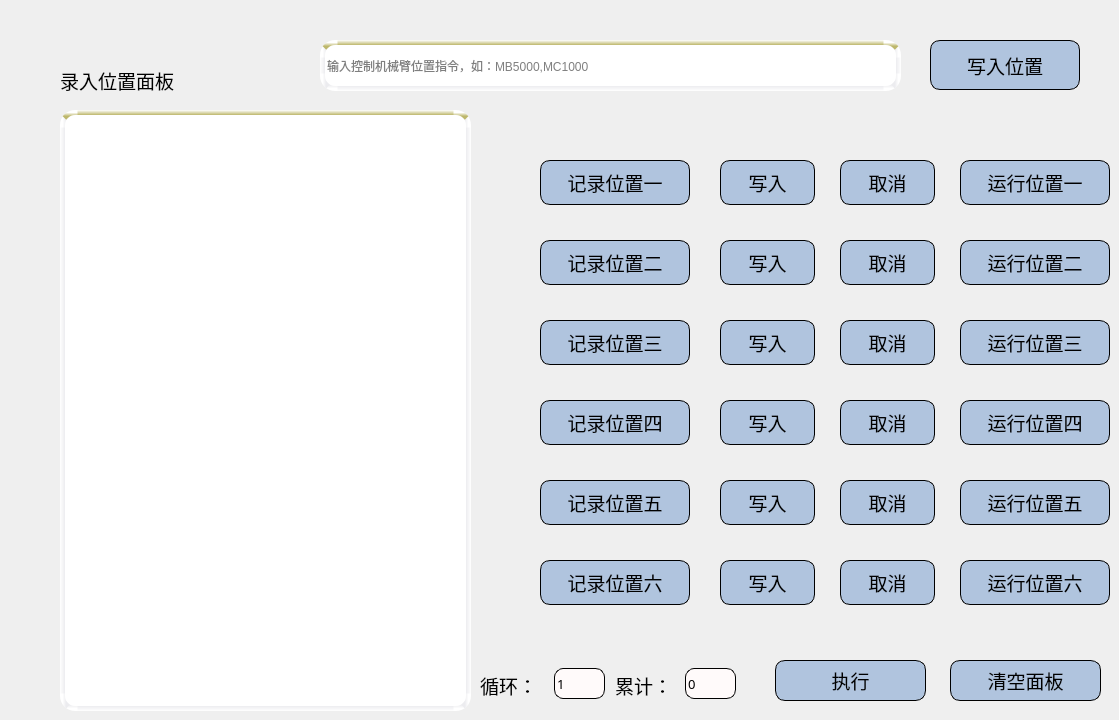
    <widget class="QWidget" name="tabWidgetPage2">
     <attribute name="title">
      <string>位置记录</string>
     </attribute>
     <widget class="QLineEdit" name="lineEdit_10">
      <property name="geometry">
       <rect>
        <x>320</x>
        <y>40</y>
        <width>581</width>
        <height>51</height>
       </rect>
      </property>
      <property name="styleSheet">
       <string notr="true">background-color:#FFFAFA;
border-radius:15px;
border:1px solid;
border-top: 5px solid qlineargradient(y0:0, y1:1,stop: 0 #BDB76B, stop: 1 white);
border-left: 5px solid qlineargradient(x0:0, x1:1,stop: 0 #ececef, stop: 1 white);
 border-bottom: 5px solid qlineargradient(y0:0, y1:1,stop: 0 white, stop: 1  #ececef);
border-right: 5px solid qlineargradient(x0:0, x1:1,stop:  0 white, stop: 1 #ececef);
background-color: rgb(255,255,255);</string>
      </property>
      <property name="placeholderText">
       <string>输入控制机械臂位置指令，如：MB5000,MC1000</string>
      </property>
     </widget>
     <widget class="QPushButton" name="pushButton_29">
      <property name="geometry">
       <rect>
        <x>540</x>
        <y>160</y>
        <width>150</width>
        <height>45</height>
       </rect>
      </property>
      <property name="font">
       <font>
        <family>Adobe Heiti Std</family>
        <pointsize>14</pointsize>
       </font>
      </property>
      <property name="styleSheet">
       <string notr="true">background-color:#B0C4DE;
border-radius:10px;
border:1px solid</string>
      </property>
      <property name="text">
       <string>记录位置一</string>
      </property>
     </widget>
     <widget class="QPushButton" name="pushButton_30">
      <property name="geometry">
       <rect>
        <x>540</x>
        <y>240</y>
        <width>150</width>
        <height>45</height>
       </rect>
      </property>
      <property name="font">
       <font>
        <family>Adobe Heiti Std</family>
        <pointsize>14</pointsize>
       </font>
      </property>
      <property name="styleSheet">
       <string notr="true">background-color:#B0C4DE;
border-radius:10px;
border:1px solid</string>
      </property>
      <property name="text">
       <string>记录位置二</string>
      </property>
     </widget>
     <widget class="QPushButton" name="pushButton_31">
      <property name="geometry">
       <rect>
        <x>540</x>
        <y>320</y>
        <width>150</width>
        <height>45</height>
       </rect>
      </property>
      <property name="font">
       <font>
        <family>Adobe Heiti Std</family>
        <pointsize>14</pointsize>
       </font>
      </property>
      <property name="styleSheet">
       <string notr="true">background-color:#B0C4DE;
border-radius:10px;
border:1px solid</string>
      </property>
      <property name="text">
       <string>记录位置三</string>
      </property>
     </widget>
     <widget class="QPushButton" name="pushButton_32">
      <property name="geometry">
       <rect>
        <x>540</x>
        <y>400</y>
        <width>150</width>
        <height>45</height>
       </rect>
      </property>
      <property name="font">
       <font>
        <family>Adobe Heiti Std</family>
        <pointsize>14</pointsize>
       </font>
      </property>
      <property name="styleSheet">
       <string notr="true">background-color:#B0C4DE;
border-radius:10px;
border:1px solid</string>
      </property>
      <property name="text">
       <string>记录位置四</string>
      </property>
     </widget>
     <widget class="QPushButton" name="pushButton_33">
      <property name="geometry">
       <rect>
        <x>540</x>
        <y>480</y>
        <width>150</width>
        <height>45</height>
       </rect>
      </property>
      <property name="font">
       <font>
        <family>Adobe Heiti Std</family>
        <pointsize>14</pointsize>
       </font>
      </property>
      <property name="styleSheet">
       <string notr="true">background-color:#B0C4DE;
border-radius:10px;
border:1px solid</string>
      </property>
      <property name="text">
       <string>记录位置五</string>
      </property>
     </widget>
     <widget class="QPushButton" name="pushButton_34">
      <property name="geometry">
       <rect>
        <x>540</x>
        <y>560</y>
        <width>150</width>
        <height>45</height>
       </rect>
      </property>
      <property name="font">
       <font>
        <family>Adobe Heiti Std</family>
        <pointsize>14</pointsize>
       </font>
      </property>
      <property name="styleSheet">
       <string notr="true">background-color:#B0C4DE;
border-radius:10px;
border:1px solid</string>
      </property>
      <property name="text">
       <string>记录位置六</string>
      </property>
     </widget>
     <widget class="QPushButton" name="pushButton_35">
      <property name="geometry">
       <rect>
        <x>840</x>
        <y>160</y>
        <width>95</width>
        <height>45</height>
       </rect>
      </property>
      <property name="font">
       <font>
        <family>Adobe Heiti Std</family>
        <pointsize>14</pointsize>
       </font>
      </property>
      <property name="styleSheet">
       <string notr="true">background-color:#B0C4DE;
border-radius:10px;
border:1px solid</string>
      </property>
      <property name="text">
       <string>取消</string>
      </property>
     </widget>
     <widget class="QPushButton" name="pushButton_36">
      <property name="geometry">
       <rect>
        <x>840</x>
        <y>240</y>
        <width>95</width>
        <height>45</height>
       </rect>
      </property>
      <property name="font">
       <font>
        <family>Adobe Heiti Std</family>
        <pointsize>14</pointsize>
       </font>
      </property>
      <property name="styleSheet">
       <string notr="true">background-color:#B0C4DE;
border-radius:10px;
border:1px solid</string>
      </property>
      <property name="text">
       <string>取消</string>
      </property>
     </widget>
     <widget class="QPushButton" name="pushButton_37">
      <property name="geometry">
       <rect>
        <x>840</x>
        <y>320</y>
        <width>95</width>
        <height>45</height>
       </rect>
      </property>
      <property name="font">
       <font>
        <family>Adobe Heiti Std</family>
        <pointsize>14</pointsize>
       </font>
      </property>
      <property name="styleSheet">
       <string notr="true">background-color:#B0C4DE;
border-radius:10px;
border:1px solid</string>
      </property>
      <property name="text">
       <string>取消</string>
      </property>
     </widget>
     <widget class="QPushButton" name="pushButton_38">
      <property name="geometry">
       <rect>
        <x>840</x>
        <y>400</y>
        <width>95</width>
        <height>45</height>
       </rect>
      </property>
      <property name="font">
       <font>
        <family>Adobe Heiti Std</family>
        <pointsize>14</pointsize>
       </font>
      </property>
      <property name="styleSheet">
       <string notr="true">background-color:#B0C4DE;
border-radius:10px;
border:1px solid</string>
      </property>
      <property name="text">
       <string>取消</string>
      </property>
     </widget>
     <widget class="QPushButton" name="pushButton_39">
      <property name="geometry">
       <rect>
        <x>840</x>
        <y>480</y>
        <width>95</width>
        <height>45</height>
       </rect>
      </property>
      <property name="font">
       <font>
        <family>Adobe Heiti Std</family>
        <pointsize>14</pointsize>
       </font>
      </property>
      <property name="styleSheet">
       <string notr="true">background-color:#B0C4DE;
border-radius:10px;
border:1px solid</string>
      </property>
      <property name="text">
       <string>取消</string>
      </property>
     </widget>
     <widget class="QPushButton" name="pushButton_40">
      <property name="geometry">
       <rect>
        <x>840</x>
        <y>560</y>
        <width>95</width>
        <height>45</height>
       </rect>
      </property>
      <property name="font">
       <font>
        <family>Adobe Heiti Std</family>
        <pointsize>14</pointsize>
       </font>
      </property>
      <property name="styleSheet">
       <string notr="true">background-color:#B0C4DE;
border-radius:10px;
border:1px solid</string>
      </property>
      <property name="text">
       <string>取消</string>
      </property>
     </widget>
     <widget class="QPushButton" name="pushButton_41">
      <property name="geometry">
       <rect>
        <x>960</x>
        <y>160</y>
        <width>150</width>
        <height>45</height>
       </rect>
      </property>
      <property name="font">
       <font>
        <family>Adobe Heiti Std</family>
        <pointsize>14</pointsize>
       </font>
      </property>
      <property name="styleSheet">
       <string notr="true">background-color:#B0C4DE;
border-radius:10px;
border:1px solid</string>
      </property>
      <property name="text">
       <string>运行位置一</string>
      </property>
     </widget>
     <widget class="QPushButton" name="pushButton_42">
      <property name="geometry">
       <rect>
        <x>960</x>
        <y>240</y>
        <width>150</width>
        <height>45</height>
       </rect>
      </property>
      <property name="font">
       <font>
        <family>Adobe Heiti Std</family>
        <pointsize>14</pointsize>
       </font>
      </property>
      <property name="styleSheet">
       <string notr="true">background-color:#B0C4DE;
border-radius:10px;
border:1px solid</string>
      </property>
      <property name="text">
       <string>运行位置二</string>
      </property>
     </widget>
     <widget class="QPushButton" name="pushButton_43">
      <property name="geometry">
       <rect>
        <x>960</x>
        <y>320</y>
        <width>150</width>
        <height>45</height>
       </rect>
      </property>
      <property name="font">
       <font>
        <family>Adobe Heiti Std</family>
        <pointsize>14</pointsize>
       </font>
      </property>
      <property name="styleSheet">
       <string notr="true">background-color:#B0C4DE;
border-radius:10px;
border:1px solid</string>
      </property>
      <property name="text">
       <string>运行位置三</string>
      </property>
     </widget>
     <widget class="QPushButton" name="pushButton_44">
      <property name="geometry">
       <rect>
        <x>960</x>
        <y>400</y>
        <width>150</width>
        <height>45</height>
       </rect>
      </property>
      <property name="font">
       <font>
        <family>Adobe Heiti Std</family>
        <pointsize>14</pointsize>
       </font>
      </property>
      <property name="styleSheet">
       <string notr="true">background-color:#B0C4DE;
border-radius:10px;
border:1px solid</string>
      </property>
      <property name="text">
       <string>运行位置四</string>
      </property>
     </widget>
     <widget class="QPushButton" name="pushButton_45">
      <property name="geometry">
       <rect>
        <x>960</x>
        <y>480</y>
        <width>150</width>
        <height>45</height>
       </rect>
      </property>
      <property name="font">
       <font>
        <family>Adobe Heiti Std</family>
        <pointsize>14</pointsize>
       </font>
      </property>
      <property name="styleSheet">
       <string notr="true">background-color:#B0C4DE;
border-radius:10px;
border:1px solid</string>
      </property>
      <property name="text">
       <string>运行位置五</string>
      </property>
     </widget>
     <widget class="QPushButton" name="pushButton_46">
      <property name="geometry">
       <rect>
        <x>960</x>
        <y>560</y>
        <width>150</width>
        <height>45</height>
       </rect>
      </property>
      <property name="font">
       <font>
        <family>Adobe Heiti Std</family>
        <pointsize>14</pointsize>
       </font>
      </property>
      <property name="styleSheet">
       <string notr="true">background-color:#B0C4DE;
border-radius:10px;
border:1px solid</string>
      </property>
      <property name="text">
       <string>运行位置六</string>
      </property>
     </widget>
     <widget class="QPlainTextEdit" name="plainTextEdit_4">
      <property name="geometry">
       <rect>
        <x>60</x>
        <y>110</y>
        <width>411</width>
        <height>601</height>
       </rect>
      </property>
      <property name="font">
       <font>
        <family>Adobe Heiti Std</family>
        <pointsize>11</pointsize>
       </font>
      </property>
      <property name="styleSheet">
       <string notr="true">background-color:#FFFAFA;
border-radius:15px;
border:1px solid;
border-top: 5px solid qlineargradient(y0:0, y1:1,stop: 0 #BDB76B, stop: 1 white);
border-left: 5px solid qlineargradient(x0:0, x1:1,stop: 0 #ececef, stop: 1 white);
 border-bottom: 5px solid qlineargradient(y0:0, y1:1,stop: 0 white, stop: 1  #ececef);
border-right: 5px solid qlineargradient(x0:0, x1:1,stop:  0 white, stop: 1 #ececef);
background-color: rgb(255,255,255);</string>
      </property>
      <property name="plainText">
       <string/>
      </property>
     </widget>
     <widget class="QPushButton" name="pushButton_47">
      <property name="geometry">
       <rect>
        <x>930</x>
        <y>40</y>
        <width>150</width>
        <height>50</height>
       </rect>
      </property>
      <property name="font">
       <font>
        <family>Adobe Heiti Std</family>
        <pointsize>14</pointsize>
       </font>
      </property>
      <property name="styleSheet">
       <string notr="true">background-color:#B0C4DE;
border-radius:10px;
border:1px solid</string>
      </property>
      <property name="text">
       <string>写入位置</string>
      </property>
     </widget>
     <widget class="QPushButton" name="pushButton_49">
      <property name="geometry">
       <rect>
        <x>775</x>
        <y>660</y>
        <width>151</width>
        <height>41</height>
       </rect>
      </property>
      <property name="font">
       <font>
        <family>Adobe Heiti Std</family>
        <pointsize>14</pointsize>
       </font>
      </property>
      <property name="styleSheet">
       <string notr="true">background-color:#B0C4DE;
border-radius:10px;
border:1px solid</string>
      </property>
      <property name="text">
       <string>执行</string>
      </property>
     </widget>
     <widget class="QLineEdit" name="lineEdit_11">
      <property name="geometry">
       <rect>
        <x>554</x>
        <y>668</y>
        <width>51</width>
        <height>31</height>
       </rect>
      </property>
      <property name="font">
       <font>
        <family>Adobe Heiti Std</family>
        <pointsize>10</pointsize>
       </font>
      </property>
      <property name="styleSheet">
       <string notr="true">background-color:#FFFAFA;border-radius:9px;
border:1px solid</string>
      </property>
      <property name="text">
       <string>1</string>
      </property>
     </widget>
     <widget class="QLabel" name="label_8">
      <property name="geometry">
       <rect>
        <x>480</x>
        <y>665</y>
        <width>71</width>
        <height>41</height>
       </rect>
      </property>
      <property name="font">
       <font>
        <family>Adobe Heiti Std</family>
        <pointsize>14</pointsize>
       </font>
      </property>
      <property name="text">
       <string>循环：</string>
      </property>
     </widget>
     <widget class="QLabel" name="label_9">
      <property name="geometry">
       <rect>
        <x>615</x>
        <y>665</y>
        <width>71</width>
        <height>41</height>
       </rect>
      </property>
      <property name="font">
       <font>
        <family>Adobe Heiti Std</family>
        <pointsize>14</pointsize>
       </font>
      </property>
      <property name="text">
       <string>累计：</string>
      </property>
     </widget>
     <widget class="QLineEdit" name="lineEdit_12">
      <property name="geometry">
       <rect>
        <x>685</x>
        <y>668</y>
        <width>51</width>
        <height>31</height>
       </rect>
      </property>
      <property name="font">
       <font>
        <family>Adobe Heiti Std</family>
        <pointsize>10</pointsize>
       </font>
      </property>
      <property name="styleSheet">
       <string notr="true">background-color:#FFFAFA;border-radius:9px;
border:1px solid</string>
      </property>
      <property name="text">
       <string>0</string>
      </property>
     </widget>
     <widget class="QPushButton" name="pushButton_50">
      <property name="geometry">
       <rect>
        <x>720</x>
        <y>160</y>
        <width>95</width>
        <height>45</height>
       </rect>
      </property>
      <property name="font">
       <font>
        <family>Adobe Heiti Std</family>
        <pointsize>14</pointsize>
       </font>
      </property>
      <property name="styleSheet">
       <string notr="true">background-color:#B0C4DE;
border-radius:10px;
border:1px solid</string>
      </property>
      <property name="text">
       <string>写入</string>
      </property>
     </widget>
     <widget class="QPushButton" name="pushButton_51">
      <property name="geometry">
       <rect>
        <x>720</x>
        <y>240</y>
        <width>95</width>
        <height>45</height>
       </rect>
      </property>
      <property name="font">
       <font>
        <family>Adobe Heiti Std</family>
        <pointsize>14</pointsize>
       </font>
      </property>
      <property name="styleSheet">
       <string notr="true">background-color:#B0C4DE;
border-radius:10px;
border:1px solid</string>
      </property>
      <property name="text">
       <string>写入</string>
      </property>
     </widget>
     <widget class="QPushButton" name="pushButton_52">
      <property name="geometry">
       <rect>
        <x>720</x>
        <y>320</y>
        <width>95</width>
        <height>45</height>
       </rect>
      </property>
      <property name="font">
       <font>
        <family>Adobe Heiti Std</family>
        <pointsize>14</pointsize>
       </font>
      </property>
      <property name="styleSheet">
       <string notr="true">background-color:#B0C4DE;
border-radius:10px;
border:1px solid</string>
      </property>
      <property name="text">
       <string>写入</string>
      </property>
     </widget>
     <widget class="QPushButton" name="pushButton_53">
      <property name="geometry">
       <rect>
        <x>720</x>
        <y>400</y>
        <width>95</width>
        <height>45</height>
       </rect>
      </property>
      <property name="font">
       <font>
        <family>Adobe Heiti Std</family>
        <pointsize>14</pointsize>
       </font>
      </property>
      <property name="styleSheet">
       <string notr="true">background-color:#B0C4DE;
border-radius:10px;
border:1px solid</string>
      </property>
      <property name="text">
       <string>写入</string>
      </property>
     </widget>
     <widget class="QPushButton" name="pushButton_54">
      <property name="geometry">
       <rect>
        <x>720</x>
        <y>480</y>
        <width>95</width>
        <height>45</height>
       </rect>
      </property>
      <property name="font">
       <font>
        <family>Adobe Heiti Std</family>
        <pointsize>14</pointsize>
       </font>
      </property>
      <property name="styleSheet">
       <string notr="true">background-color:#B0C4DE;
border-radius:10px;
border:1px solid</string>
      </property>
      <property name="text">
       <string>写入</string>
      </property>
     </widget>
     <widget class="QPushButton" name="pushButton_55">
      <property name="geometry">
       <rect>
        <x>720</x>
        <y>560</y>
        <width>95</width>
        <height>45</height>
       </rect>
      </property>
      <property name="font">
       <font>
        <family>Adobe Heiti Std</family>
        <pointsize>14</pointsize>
       </font>
      </property>
      <property name="styleSheet">
       <string notr="true">background-color:#B0C4DE;
border-radius:10px;
border:1px solid</string>
      </property>
      <property name="text">
       <string>写入</string>
      </property>
     </widget>
     <widget class="QLabel" name="label_14">
      <property name="geometry">
       <rect>
        <x>60</x>
        <y>60</y>
        <width>161</width>
        <height>41</height>
       </rect>
      </property>
      <property name="font">
       <font>
        <family>Adobe Heiti Std</family>
        <pointsize>14</pointsize>
       </font>
      </property>
      <property name="text">
       <string>录入位置面板</string>
      </property>
     </widget>
     <widget class="QPushButton" name="pushButton_56">
      <property name="geometry">
       <rect>
        <x>950</x>
        <y>660</y>
        <width>151</width>
        <height>41</height>
       </rect>
      </property>
      <property name="font">
       <font>
        <family>Adobe Heiti Std</family>
        <pointsize>14</pointsize>
       </font>
      </property>
      <property name="styleSheet">
       <string notr="true">background-color:#B0C4DE;
border-radius:10px;
border:1px solid</string>
      </property>
      <property name="text">
       <string>清空面板</string>
      </property>
     </widget>
    </widget>
